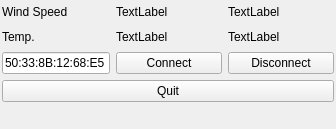
<?xml version="1.0" encoding="UTF-8"?>
<ui version="4.0">
 <class>bluetooth</class>
 <widget class="QMainWindow" name="bluetooth">
  <property name="geometry">
   <rect>
    <x>0</x>
    <y>0</y>
    <width>336</width>
    <height>129</height>
   </rect>
  </property>
  <property name="windowTitle">
   <string>UT363 BT</string>
  </property>
  <widget class="QWidget" name="centralwidget">
   <layout class="QGridLayout" name="gridLayout_2">
    <property name="leftMargin">
     <number>2</number>
    </property>
    <property name="topMargin">
     <number>2</number>
    </property>
    <property name="rightMargin">
     <number>2</number>
    </property>
    <property name="bottomMargin">
     <number>2</number>
    </property>
    <item row="0" column="3">
     <widget class="QLabel" name="wind_unit">
      <property name="text">
       <string>TextLabel</string>
      </property>
     </widget>
    </item>
    <item row="1" column="3">
     <widget class="QLabel" name="temp_unit">
      <property name="text">
       <string>TextLabel</string>
      </property>
     </widget>
    </item>
    <item row="1" column="1">
     <widget class="QLabel" name="label_5">
      <property name="text">
       <string>Temp.</string>
      </property>
     </widget>
    </item>
    <item row="0" column="1">
     <widget class="QLabel" name="label_2">
      <property name="text">
       <string>Wind Speed</string>
      </property>
     </widget>
    </item>
    <item row="1" column="2">
     <widget class="QLabel" name="temp_value">
      <property name="text">
       <string>TextLabel</string>
      </property>
     </widget>
    </item>
    <item row="0" column="2">
     <widget class="QLabel" name="wind_value">
      <property name="text">
       <string>TextLabel</string>
      </property>
     </widget>
    </item>
    <item row="4" column="1">
     <widget class="QLabel" name="label">
      <property name="text">
       <string/>
      </property>
     </widget>
    </item>
    <item row="2" column="3">
     <widget class="QPushButton" name="buttonDisconnect">
      <property name="text">
       <string>Disconnect</string>
      </property>
     </widget>
    </item>
    <item row="2" column="2">
     <widget class="QPushButton" name="buttonConnect">
      <property name="text">
       <string>Connect</string>
      </property>
     </widget>
    </item>
    <item row="2" column="1">
     <widget class="QLineEdit" name="btaddress">
      <property name="sizePolicy">
       <sizepolicy hsizetype="Fixed" vsizetype="Fixed">
        <horstretch>0</horstretch>
        <verstretch>0</verstretch>
       </sizepolicy>
      </property>
      <property name="text">
       <string>50:33:8B:12:68:E5</string>
      </property>
     </widget>
    </item>
    <item row="3" column="1" colspan="3">
     <widget class="QPushButton" name="buttonQuit">
      <property name="text">
       <string>Quit</string>
      </property>
     </widget>
    </item>
   </layout>
  </widget>
 </widget>
 <resources/>
 <connections/>
</ui>
